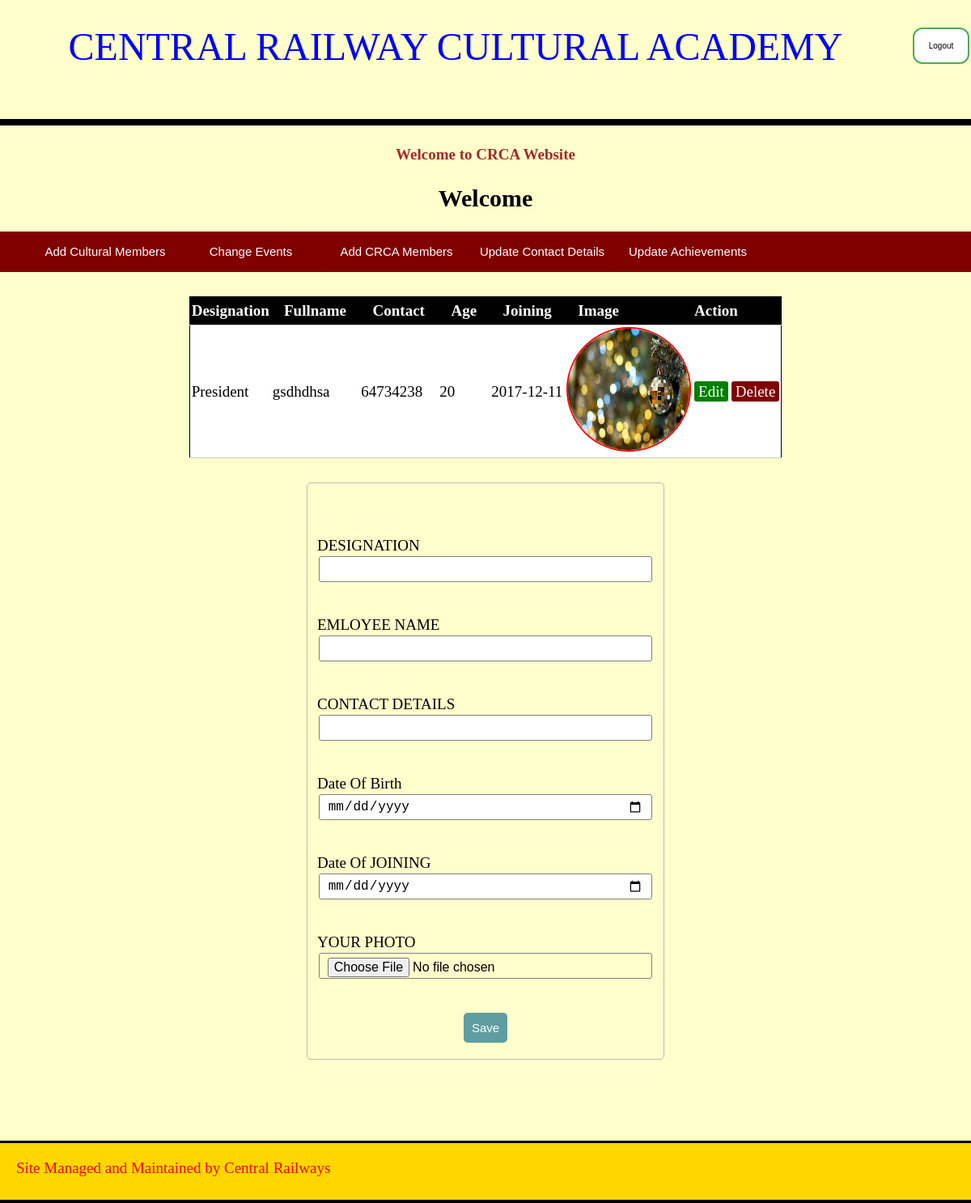
The page /adminexecutive.php on the database its author committed.
### tables this page shows
CREATE TABLE IF NOT EXISTS `employee` (
  `id` int(255) NOT NULL AUTO_INCREMENT,
  `fname` varchar(255) NOT NULL,
  `designation` varchar(255) NOT NULL,
  `contact` varchar(255) NOT NULL,
  `image` longblob NOT NULL,
  `imagename` varchar(255) NOT NULL,
  `age` varchar(255) NOT NULL,
  `dob` varchar(255) NOT NULL,
  `post` varchar(255) NOT NULL,
  `role` varchar(255) NOT NULL,
  PRIMARY KEY (`id`)
);

### adminex.php (called while the page is built, shortened)
<?php
      $name = "";
    $des = "";
     $contact = "";
	 $edit_state = false;
$db = mysqli_connect('localhost','root','','login');
$sql="SELECT * FROM employee ORDER BY id DESC LIMIT 1";
$s1=mysqli_query($db,$sql)
or die("esbdh" .mysqli_error($db));
$s2=mysqli_fetch_array($s1);
$role=$s2['role'];
$result = mysqli_query($db,"SELECT * FROM employee WHERE role='$role'");
?>

### adminexecutive.php (the view, shortened to what this page needs)
<?php include('adminex.php');
?>
<!DOCTYPE html>
<html>
<head>
<link rel="stylesheet" type="text/css" href="shell.css">
<link rel="stylesheet" href="style1.css" type="text/css">
 </head>
 <body>
<center><font color="blue" size="20px"><p style="font-size:30px;">CENTRAL RAILWAY CULTURAL ACADEMY</font><a href="logout.php"><button class="button button2" style="width:70px" "height:50px;">Logout</button></a></p><br>
<div style="background-color:black; height:8px;margin-top:10px;">
</div>
<marquee><h4><font color="brown">Welcome to CRCA Website</font></h4></marquee>
<h2 style="font-size:30px; text-align:center;"><?php
  echo  "Welcome" ." " .  $_SESSION['username'];
 ?></h2>
<div class="nav">
<ul>
<li><a href="adminexecutive.php">Add Cultural Members</a></li>
<li><a href="events.php">Change Events</a></li>
<li><a href="adminmember.php">Add CRCA Members</a></li>
<li><a href="admincontact.php">Update Contact Details</a></li>
<li><a href="Awards.php">Update Achievements</a></li>
</ul>
</div>
  <table class="t01">
    <thead>
	  <tr>
	    <th>Designation</th>
		<th>&nbsp;&nbsp;&nbsp;Fullname&nbsp;&nbsp;&nbsp;</th>
		<th>&nbsp;&nbsp;&nbsp;Contact&nbsp;&nbsp;&nbsp;</th>
		<th>&nbsp;&nbsp;&nbsp;Age&nbsp;&nbsp;&nbsp;</th>
		<th>&nbsp;&nbsp;&nbsp;Joining&nbsp;&nbsp;&nbsp;</th>
		<th>&nbsp;&nbsp;&nbsp;Image&nbsp;&nbsp;&nbsp;</image>
		<th colspan="2">Action</th>
	  </tr>
	</thead>
	   <?php while($row = mysqli_fetch_array($result)){ ?>
		 <tr>
		 <?php if(!$row['imagename'] == null){?>
	      <td><?php echo  ($row['designation']); ?></td>
		  <td><?php echo ($row['fname']);?></td>
		  <td><?php echo ($row['contact']);?></td>
		  <td><?php echo ($row['age']);?></td>
		  <td><?php echo ($row['post']);?></td>
		  <td><img src=<?php echo ($row['imagename']);?> height=150px width=150px style="border-radius: 50%; border: 2px solid red;"></td>
		  <td>
		    <a class="edit_btn" href="adminexecutive.php?edit=<?php echo $row['id'];?>">Edit</a>
		  </td>
		  <td>
		    <a class="del_btn" href="adminex.php?del=<?php echo $row['id'];?>">Delete</a>
		  </td>
	   </tr>
	 <?php  } ?>
	  <?php  } ?>
  </table>
  <form method="post" action="adminex.php" enctype="multipart/form-data">
  <center>
   <div class="input-group">
   <br>
   <br>
     <label>DESIGNATION</label>
	 <input type="text" name="des" value="<?php echo $des;?>" required>
   </div>
   <br>
   <div class="input-group">
     <label>EMLOYEE NAME</label>
	 <input type="text" name="name" value="<?php echo $name;?>" required>
   </div>
   <br>
    <div class="input-group">
     <label>CONTACT DETAILS</label>
	 <input type="text" name="contact" value="<?php echo $contact;?>" required>
   </div>
   <br>
   <div class="input-group">
     <label>Date Of Birth</label>
	 <input type="date" name="dob" value="<?php echo $contact;?>" required>
   </div>
   <br>
   <div class="input-group">
     <label>Date Of JOINING</label>
	 <input type="date" name="doj" value="<?php echo $contact;?>" required>
   </div>
    <br>
   <div class="input-group">
     <label>YOUR PHOTO</label>
	 <input type="file" name="image">
   </div>
<br>
    <div class="input-group">
	<?php if ($edit_state == false): ?>
	 <button type="submit" name="save" class="btn">Save</button>
	<?php else: ?>
     <button type="submit" name="update" class="button3 button1">Update</button>
	<?php endif ?>
	</center>
  </form>
<div style="background-color:black; height:4px;margin-top:100px;text-align:center;">
</div>
<div class="footer"style="margin-top:-20px;">
<p style="padding:20px;">Site Managed and Maintained by Central Railways</p>
</div>
</body>
</html>
</body>
</html>

### shell.css (style rules this page uses)
body { font-size:19px; }
table { width:50%; margin:30px auto; border-collapse: collapse; text-align:left; border:1px solid; }
tr { border-bottom: 1px solid #cbcbcb; }
th,td { border:none; height:30px; padding:2px; }
form { width:35%; margin:20px auto; text-align:left; padding:10px; border:1px solid #bbbbbb; border-radius:5px; }
.input-group { margin:10px 0px 10px 0px; }
.input-group label { display:block; text-align:left; margin:2px; }
.input-group input { height:20px; width:93%; padding:5px 10px; font-size:16px; border-radius:3px; border:1px solid gray; }
.btn { padding:10px; font-size:15px; color:white; background:#5F9EA0; border:none; border-radius:5px; }
.edit_btn { text-decoration:none; padding:2px 5px; background:green; color:white; border-radius:3px; }
.del_btn { text-decoration:none; padding:2px 5px; background:#800000; color:white; border-radius:3px; }

### style1.css (style rules this page uses)
body { background-attachment:fixed; margin:0; background:#ffffcc; }
.nav { width:100%; background:maroon; }
ul { margin:0px; padding:-10px; height:50px; display:block; text-align:left; list-style:none; font-family:MetaWebPro-Bold,sans-serif }
ul li { float:left; width:180px; height:50px; background:maroon; font-size:15px; line-height:50px; text-align:center; opacity:1; border-radius:10px; font-family:MetaWebPro-Bold,sans-serif }
ul li a { text-decoration:none; color:white; display:block; }
.footer { height:70px; text-align:left; color:red; background-color:#ffd700; margin-top:450px; padding-top:-10px; }
.button { background-color: #4CAF50; border: none; color: white; padding: 10px 24px; text-align: center; text-decoration: none; display: inline-block; font-size: 20px; margin: 4px 2px; transition-duration: 0.4s; cursor: pointer; border: none; color: white; padding:15px; text-decoration: none; display: inline-block; font-size: 10px; margin: 4px 2px; cursor: pointer; float:right; text-align: center; }
.button2 { background-color: white; color: black; border: 2px solid #4CAF50; border-radius: 12px; }

### adminexecutive.php (style rules this page uses)
table { width:100%; background-color:white; }
table, th, td { border: 2px solid black; border-collapse: collapse; }
th, td { padding-left:100px; padding: 2px; text-align: left; }
th { background-color: black; color: white; }

### rows shown on the page
employee: designation "President", fname "gsdhdhsa", contact "64734238", age "20", post "2017-12-11", imagename (picture)
